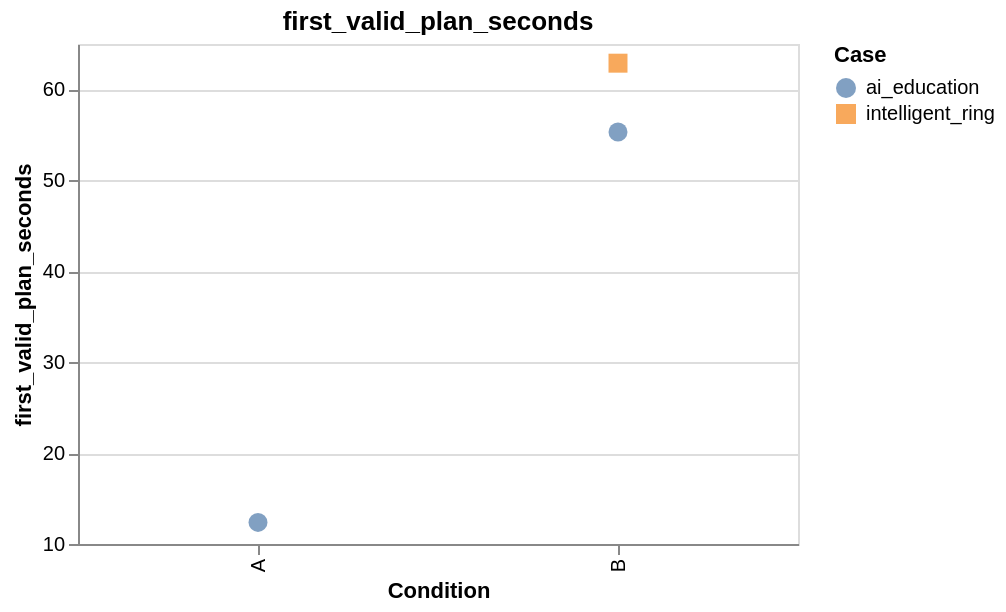

Express this chart as Vega-Lite.
### Vega-Lite specification from a JSON file in a GitHub repository (floating-point values rounded to 4 significant figures)
{"config": {"view": {"continuousWidth": 300, "continuousHeight": 300}}, "data": {"values": [{"case_id": "ai_education", "condition": "A", "value": 12.38}, {"case_id": "ai_education", "condition": "B", "value": 55.33}, {"case_id": "intelligent_ring", "condition": "B", "value": 62.89}]}, "mark": {"type": "point", "filled": true, "size": 90}, "encoding": {"color": {"field": "case_id", "title": "Case", "type": "nominal"}, "shape": {"field": "case_id", "type": "nominal"}, "tooltip": [{"field": "case_id", "type": "nominal"}, {"field": "condition", "type": "nominal"}, {"field": "value", "type": "quantitative"}], "x": {"field": "condition", "sort": ["A", "B", "C", "D"], "title": "Condition", "type": "nominal"}, "y": {"field": "value", "scale": {"zero": false}, "title": "first_valid_plan_seconds", "type": "quantitative"}}, "height": 250, "title": "first_valid_plan_seconds", "width": 360, "$schema": "https://vega.github.io/schema/vega-lite/v6.4.1.json"}
